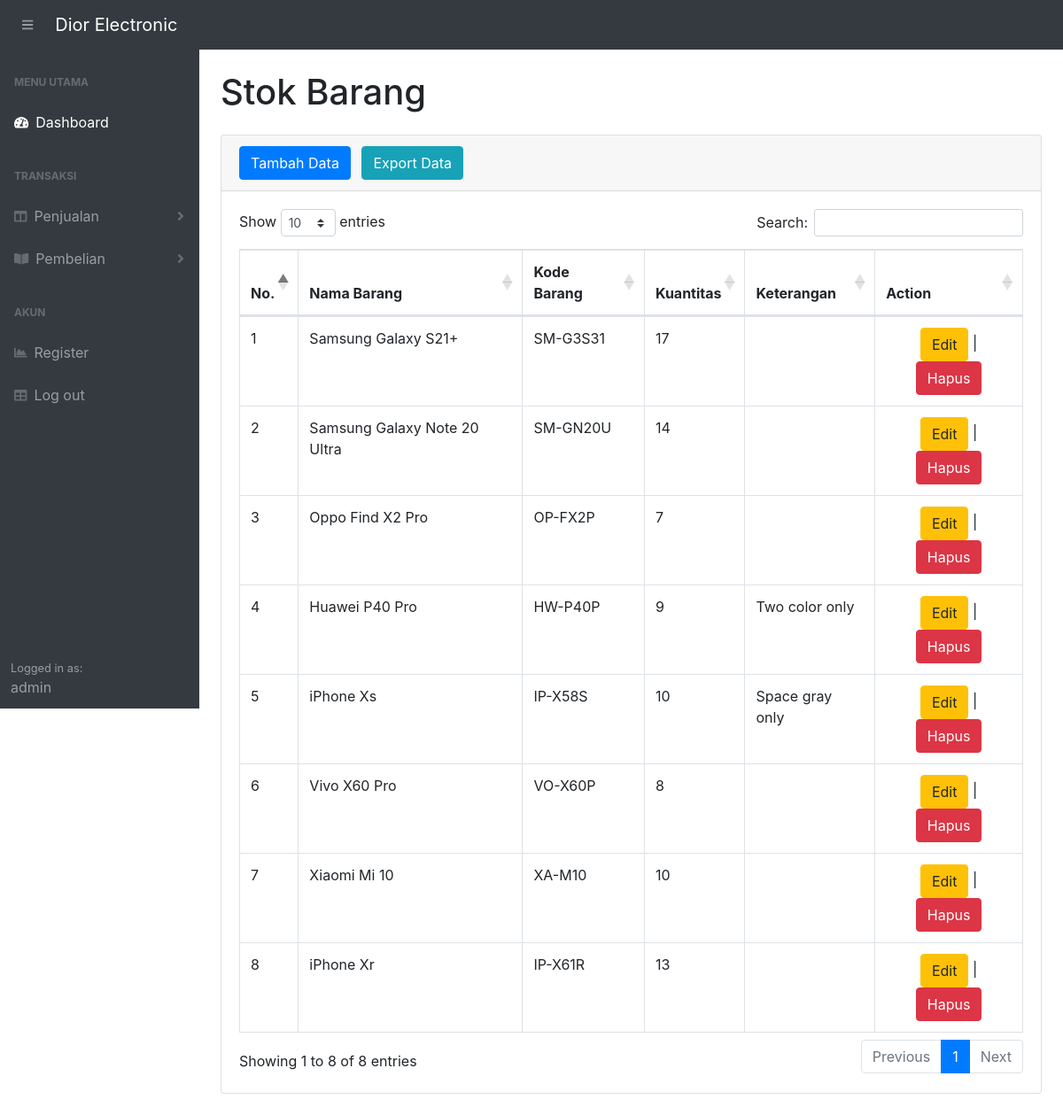
The app's page /stockbarangX/index.php (signed in) with its own data.
### tables this page shows
CREATE TABLE `stock` (
  `idbarang` int(11) NOT NULL,
  `namabarang` varchar(50) NOT NULL,
  `kdbarang` varchar(50) NOT NULL,
  `kuantitas` int(11) NOT NULL,
  `keterangan` varchar(200) NOT NULL
);

### stockbarangX/functions.php (called while the page is built, shortened)
<?php
$conn = mysqli_connect("localhost", "root", "", "stockbarang");
function query($query) {
    global $conn;
    $result = mysqli_query($conn, $query);
    $rows = [];
    while($row = mysqli_fetch_assoc($result)) {
        $rows[] = $row;
    }
    return $rows;
}
?>

### stockbarangX/index.php (the view, shortened to what this page needs)
<?php
require 'functions.php';
$rows = query("SELECT * FROM stock");
?>
<!DOCTYPE html>
<html lang="en">
    <head>
        <link href="css/styles.css" rel="stylesheet" />
        <link href="https://cdn.datatables.net/1.10.20/css/dataTables.bootstrap4.min.css" rel="stylesheet" />
    </head>
    <body class="sb-nav-fixed">
        <nav class="sb-topnav navbar navbar-expand navbar-dark bg-dark bg-gradient">
            <button class="btn btn-link btn-sm order-1 order-lg-0 ml-3 shadow-none" id="sidebarToggle" href="#"><i class="fas fa-bars"></i></button>
            <a class="navbar-brand" href="index.php">Dior Electronic</a>
        </nav>
        <div id="layoutSidenav">
            <div id="layoutSidenav_nav">
                <nav class="sb-sidenav accordion sb-sidenav-dark bg-dark bg-gradient" id="sidenavAccordion">
                    <div class="sb-sidenav-menu">
                        <div class="nav">
                            <div class="sb-sidenav-menu-heading">Menu Utama</div>
                            <a class="nav-link" href="index.php">
                                <div class="sb-nav-link-icon"><i class="fas fa-tachometer-alt"></i></div>
                                Dashboard
                            </a>
                            <div class="sb-sidenav-menu-heading">Transaksi</div>
                            <a class="nav-link collapsed" href="#" data-toggle="collapse" data-target="#collapseLayouts" aria-expanded="false" aria-controls="collapseLayouts">
                                <div class="sb-nav-link-icon"><i class="fas fa-columns"></i></div>
                                Penjualan
                                <div class="sb-sidenav-collapse-arrow"><i class="fas fa-angle-down"></i></div>
                            </a>
                            <a class="nav-link collapsed" href="#" data-toggle="collapse" data-target="#collapsePages" aria-expanded="false" aria-controls="collapsePages">
                                <div class="sb-nav-link-icon"><i class="fas fa-book-open"></i></div>
                                Pembelian
                                <div class="sb-sidenav-collapse-arrow"><i class="fas fa-angle-down"></i></div>
                            </a>
                            <div class="sb-sidenav-menu-heading">Akun</div>
                            <a class="nav-link" href="register.php">
                                <div class="sb-nav-link-icon"><i class="fas fa-chart-area"></i></div>
                                Register
                            </a>
                            <a class="nav-link" href="logout.php">
                                <div class="sb-nav-link-icon"><i class="fas fa-table"></i></div>
                                Log out
                            </a>
                        </div>
                    </div>
                    <div class="sb-sidenav-footer">
                        <div class="small">Logged in as:</div>
                        <?= $_SESSION["username"]; ?>
                    </div>
                </nav>
            </div>
            <div id="layoutSidenav_content">
                <main>
                    <div class="container-fluid">
                        <h1 class="mt-4 mb-4">Stok Barang</h1>
                        <div class="card mb-4">
                            <div class="card-header">
                                <button type="button" class="btn btn-primary" data-toggle="modal" data-target="#myModal">Tambah Data</button>
                                <a href="exportstok.php" class="btn btn-info ml-2">Export Data</a>
                            </div>
                            <div class="card-body">
                                <div class="table-responsive">
                                    <table class="table table-bordered" id="dataTable" width="100%" cellspacing="0">
                                        <thead>
                                            <tr>
                                                <th>No.</th>
                                                <th>Nama Barang</th>
                                                <th>Kode Barang</th>
                                                <th>Kuantitas</th>
                                                <th>Keterangan</th>
                                                <th>Action</th>
                                            </tr>
                                        </thead>
                                        <tbody>
                                            <?php $i = 1; ?>
                                            <?php foreach($rows as $row):
                                                $idbarang = $row["idbarang"];
                                            ?>
                                                <tr>
                                                    <td><?=$i?></td>
                                                    <td><?=$row["namabarang"]?></td>
                                                    <td><?=$row["kdbarang"]?></td>
                                                    <td><?=$row["kuantitas"]?></td>
                                                    <td><?=$row["keterangan"]?></td>
                                                    <td class="text-center">
                                                        <button type="button" class="btn btn-warning" data-toggle="modal" data-target="#editBarang<?=$idbarang?>">Edit</button> |
                                                        <button type="button" class="btn btn-danger" data-toggle="modal" data-target="#hapusBarang<?=$idbarang?>">Hapus</button>
                                                    </td>
                                                </tr>
                                            <?php $i++; ?>
                                            <?php endforeach; ?>
                                        </tbody>
                                    </table>
                                </div>
                            </div>
                        </div>
                    </div>
                </main>
            </div>
        </div>
    </body>
</html>

### records on screen
stock: namabarang "Samsung Galaxy S21+", kdbarang "SM-G3S31", kuantitas "17"
stock: namabarang "Samsung Galaxy Note 20 Ultra", kdbarang "SM-GN20U", kuantitas "14"
stock: namabarang "Oppo Find X2 Pro", kdbarang "OP-FX2P", kuantitas "7"
stock: namabarang "Huawei P40 Pro", kdbarang "HW-P40P", kuantitas "9", keterangan "Two color only"
stock: namabarang "iPhone Xs", kdbarang "IP-X58S", kuantitas "10", keterangan "Space gray only"
stock: namabarang "Vivo X60 Pro", kdbarang "VO-X60P", kuantitas "8"
stock: namabarang "Xiaomi Mi 10", kdbarang "XA-M10", kuantitas "10"
stock: namabarang "iPhone Xr", kdbarang "IP-X61R", kuantitas "13"

### other values on screen
$_SESSION["username"] "admin"
